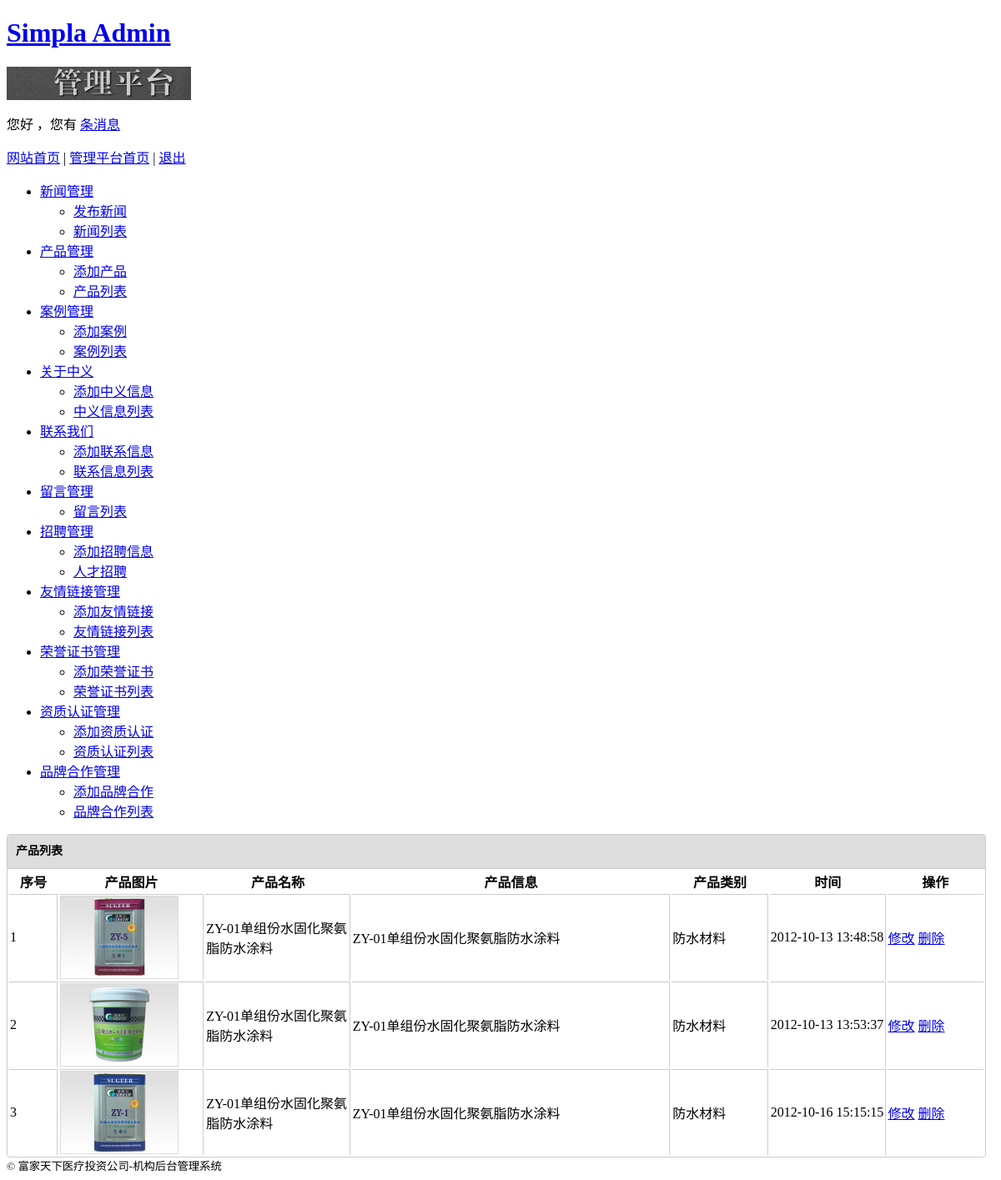
Screenshot of /index.php/admin/product with the database file from the repository.
### tables this page shows
CREATE TABLE `products` (
  `p_id` tinyint(10) unsigned NOT NULL AUTO_INCREMENT,
  `p_name` varchar(20) NOT NULL,
  `p_content` varchar(255) NOT NULL,
  `p_type` varchar(20) NOT NULL,
  `p_addtime` datetime NOT NULL,
  `img_path` varchar(50) NOT NULL,
  PRIMARY KEY (`p_id`)
);

### application/controllers/admin/product.php (called while the page is built, shortened)
<?php if ( ! defined('BASEPATH')) exit('No direct script access allowed');
class Product extends CI_Controller{
    public function __construct(){
        $this->load->library('pagination');
    }
    public function index(){
        $data['arr'] = $this->admin_model->GetProduct();
        $config['base_url'] = 'admin/product/page/';
        $config['use_page_numbers'] = TRUE;
        $config['total_rows'] = 200;
        $config['per_page'] = 2;
        $this->pagination->initialize($config);
        $data['page']=$this->pagination->create_links();
        $this->load->view('admin/product_view',$data);
    }
}

### index.php (called while the page is built, shortened)
<?php
require_once BASEPATH.'core/CodeIgniter'.EXT;

### application/models/admin_model.php (called while the page is built, shortened)
<?php if ( ! defined('BASEPATH')) exit('No direct script access allowed');
class Admin_model extends CI_Model {
    public function GetProduct(){
        $q = $this->db->get('products');
        return $q->result();
    }
}

### application/views/admin/product_view.php (the view, shortened to what this page needs)
<?php echo $this->load->view("admin/header") ?>
<div id="content">
	<div class="nl">
		<div class="nl_title"><strong>产品列表</strong></div>
		<table>
			<thead>
				<tr>
					<th width="5%">序号</th>
                    <th width="15%">产品图片</th>
					<th width="15%">产品名称</th>
					<th width="33%">产品信息</th>
					<th width="10%">产品类别</th>
                    <th width="12%">时间</th>
					<th width="10%" style="border-right:none;">操作</th>
				</tr>
			</thead>
			<tbody>
			<?php if($arr){?>
				<?php foreach ($arr as $key=>$value){?>
				<tr>
	                <td><?php echo ($key+1)?></td>
	                <td><img alt="<?php echo $value->p_name?>" src="<?php echo '/uploads/products/thumbs/'.$value->img_path?>" /></td>
	                <td><?php echo $value->p_name?></td>
	                <td><?php echo $value->p_content?></td>
	                <td><?php echo $value->p_type?></td>
	                <td><?php echo $value->p_addtime?></td>
	                <td style="border-right:none;">
		                <a href="product/product_edit/<?php echo $value->p_id?>">修改</a>
		                <a href="product/product_delete/<?php echo $value->p_id?>">删除</a>
	                </td>
				</tr>
				<?php }?>
			<?php }else{?>
				<tr>
                	<td colspan="6" style="font-size:20px;"><strong>暂无产品</strong></td>
				</tr>
			<?php }?>
			</tbody>
		</table>
	</div>
</div>
<?php echo $this->load->view("admin/footer") ?>

### application/views/admin/product_view.php (style rules this page uses)
table { border-top:1px solid #ccc; }
#main-content tbody { border-bottom:none; }
table td { border:1px solid #ccc; border-bottom:none; border-left:none; }
.nl { width:99%; float:left; border:1px solid #ccc;border-radius:4px; }
.nl_title { float:left; width:100%; height:40px; line-height:40px; font-size:14px; text-indent:10px; background:#ddd; }

### rows the page displays
products: img_path (picture), p_name "ZY-01单组份水固化聚氨脂防水涂料", p_content "ZY-01单组份水固化聚氨脂防水涂料", p_type "防水材料", p_addtime "2012-10-13 13:48:58"
products: img_path (picture), p_name "ZY-01单组份水固化聚氨脂防水涂料", p_content "ZY-01单组份水固化聚氨脂防水涂料", p_type "防水材料", p_addtime "2012-10-13 13:53:37"
products: img_path (picture), p_name "ZY-01单组份水固化聚氨脂防水涂料", p_content "ZY-01单组份水固化聚氨脂防水涂料", p_type "防水材料", p_addtime "2012-10-16 15:15:15"
